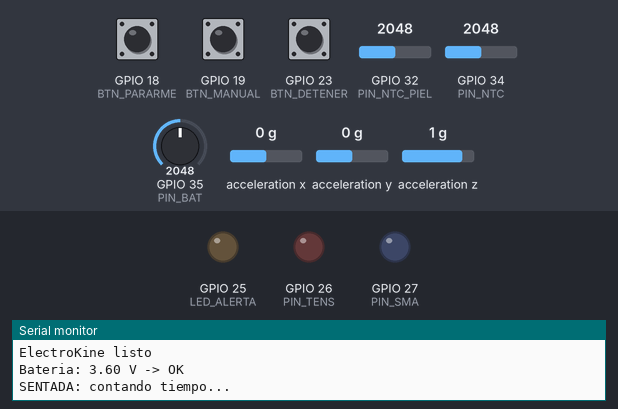
A sketch run on a simulated ESP32. Parts: output pins drawn as LEDs (lit = HIGH), the last lines printed to the serial monitor. Wiring (from diagram.json): MPU-6050 motion sensor at I2C address 0x68. Dashed ring = blinking. The inputs (shaded band) are chosen by the test bench; at power-on: GPIO 18 (BTN_PARARME) HIGH, GPIO 19 (BTN_MANUAL) HIGH, GPIO 23 (BTN_DETENER) HIGH, GPIO 32 (PIN_NTC_PIEL) = 2048, GPIO 34 (PIN_NTC) = 2048, GPIO 35 (PIN_BAT) = 2048, acceleration x 0 g, acceleration y 0 g, acceleration z 1 g.

Above: at 1.2 s.
1.3 s: GPIO 18 (BTN_PARARME) pulled LOW for 3.2 s
At 2.5 s:
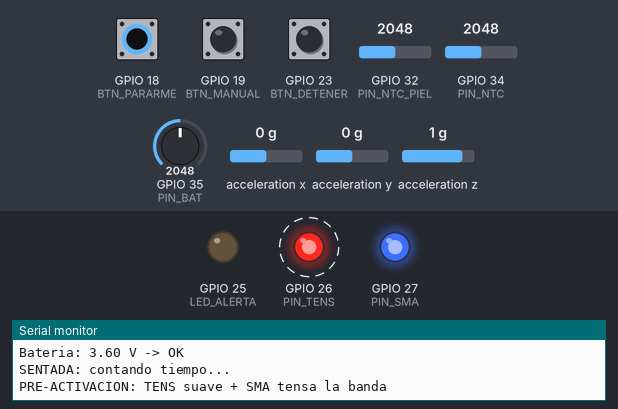
6.9 s: GPIO 19 (BTN_MANUAL) pulled LOW for 0.15 s
At 7.7 s:
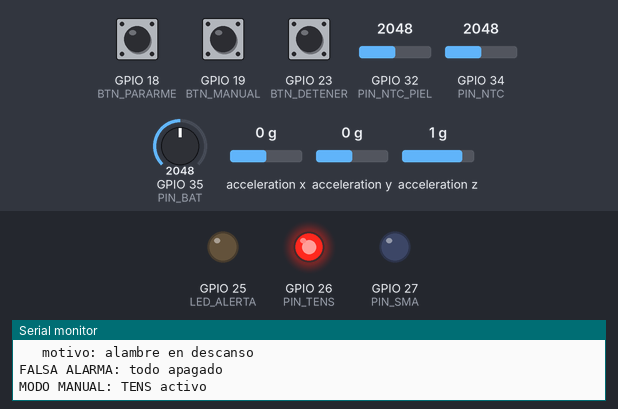
11.7 s: GPIO 23 (BTN_DETENER) pulled LOW for 0.15 s
At 12.7 s:
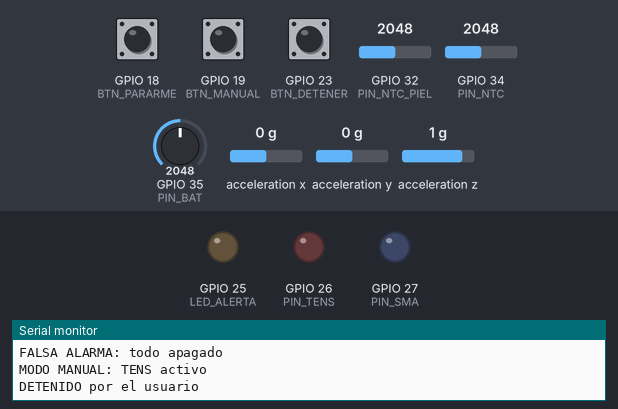
Timing chart, 0 to 14.7 s (numbered marks = the images above; inputs shaded):
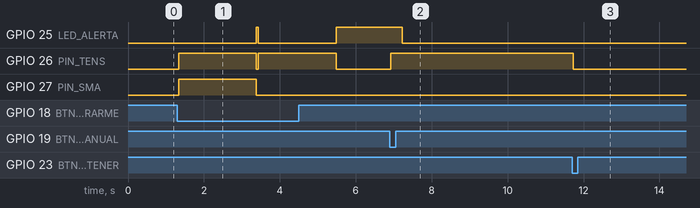

Measured:
- after the input at 1.3 s, GPIO 25 (LED_ALERTA): LOW → HIGH after 2.1 s, → LOW 0.05 s later, → HIGH 2.0 s later; GPIO 26 (PIN_TENS): alternates HIGH for 2.1 s and LOW for 0.05 s, starting at once; GPIO 27 (PIN_SMA): LOW → HIGH at once, → LOW 2.1 s later
- after the input at 6.9 s, GPIO 25 (LED_ALERTA): HIGH → LOW after 0.32 s; GPIO 26 (PIN_TENS): LOW → HIGH at once
- after the input at 11.7 s, GPIO 26 (PIN_TENS): HIGH → LOW at once

The sketch:

sketch.ino
```cpp
#include <Wire.h>

// ---------- Pines ----------
const int MPU = 0x68;
const int PIN_NTC = 34;        // temperatura del alambre SMA
const int PIN_NTC_PIEL = 32;   // temperatura del lado de la piel
const int PIN_BAT = 35;        // voltaje de la bateria
const int BTN_PARARME = 18;
const int BTN_MANUAL = 19;
const int BTN_DETENER = 23;
const int PIN_TENS = 26;       // LED rojo
const int PIN_SMA = 27;        // LED azul
const int LED_ALERTA = 25;

// ---------- Parametros de uso ----------
const unsigned long T_ALERTA = 10000;
const float ANG_SENTADA = 20;
const float UMBRAL_PREP = 8;
const float ANG_DE_PIE = 60;
const unsigned long T_CONFIRMAR = 2000;
const unsigned long T_ACOMPANA = 8000;
const int MAX_ACT_DIA = 20;

// ---------- Limites de seguridad ----------
const unsigned long T_MAX_SMA = 4000;     // SMA nunca mas de 4 s seguidos
const unsigned long T_DESCANSO = 30000;   // descanso entre usos del SMA
const unsigned long T_MAX_TENS = 15000;   // TENS maximo por activacion
const float TEMP_MAX_SMA = 90;            // alambre: sobre esto se corta
const float TEMP_MAX_PIEL = 40;           // piel: sobre esto se bloquea el SMA
const float TEMP_OK_PIEL = 37;            // piel: bajo esto se desbloquea
const float BAT_BAJA = 3.5;               // bajo esto: sin SMA, solo TENS
const float BAT_CRITICA = 3.3;            // bajo esto: todo apagado

// ---------- Calibracion (se ajusta en la prueba de mesa) ----------
const float AJUSTE_ALAMBRE = 0;   // grados a sumar o restar al sensor del alambre
const float AJUSTE_PIEL = 0;      // grados a sumar o restar al sensor de piel
const float BETA = 3950;

enum Estado { DE_PIE, SENTADA, ALERTA, PREACTIVACION, ACOMPANA, MANUAL };
Estado estado = DE_PIE;

unsigned long tEstado = 0;
unsigned long tSmaOn = 0;
unsigned long tSmaOff = 0;
unsigned long tTensOn = 0;
bool smaOn = false;
bool tensOn = false;
bool pielCaliente = false;
float angBase = 0;
int activaciones = 0;
int nivelBat = -1;   // 0 = OK, 1 = baja, 2 = critica

int16_t leer16() {
  int hi = Wire.read();
  int lo = Wire.read();
  return (int16_t)((hi << 8) | lo);
}

float leerAngulo() {
  Wire.beginTransmission(MPU);
  Wire.write(0x3B);
  Wire.endTransmission(false);
  Wire.requestFrom(MPU, 6);
  float ax = leer16();
  float ay = leer16();
  float az = leer16();
  return atan2(sqrt(ax * ax + ay * ay), az) * 180.0 / PI;
}

float leerTemp(int pin, float ajuste) {
  int raw = analogRead(pin);
  if (raw <= 0 || raw >= 4095) return -99;   // sensor no conectado
  float t = 1 / (log(1 / (4095.0 / raw - 1)) / BETA + 1.0 / 298.15) - 273.15;
  return t + ajuste;
}

float leerBateria() {
  int raw = analogRead(PIN_BAT);
  // SIMULACION: la barrita va de 3,0 V (vacia) a 4,2 V (llena)
  // VIDA REAL:  return raw / 4095.0 * 3.3 * 2;   (divisor con 2 resistencias de 100k)
  return 3.0 + raw / 4095.0 * 1.2;
}

bool apretado(int pin) {
  return digitalRead(pin) == LOW;
}

void tens(bool on) {
  if (on && !tensOn) tTensOn = millis();
  tensOn = on;
  digitalWrite(PIN_TENS, on);
}

void sma(bool on) {
  if (on && !smaOn) tSmaOn = millis();
  if (!on && smaOn) tSmaOff = millis();   // empieza el descanso
  smaOn = on;
  digitalWrite(PIN_SMA, on);
}

void cambiar(Estado e, const char* texto) {
  estado = e;
  tEstado = millis();
  Serial.println(texto);
}

// Devuelve por que NO se puede usar el SMA ahora ("" = si se puede)
const char* motivoSinSma(float tempAlambre) {
  if (nivelBat != 0) return "bateria baja";
  if (pielCaliente) return "piel caliente";
  if (tempAlambre > TEMP_MAX_SMA) return "alambre caliente";
  if (tSmaOff > 0 && millis() - tSmaOff < T_DESCANSO) return "alambre en descanso";
  return "";
}

void activar(float tempAlambre) {
  if (nivelBat == 2) {
    Serial.println("Sin bateria: no se activa");
    delay(300);
    return;
  }
  if (activaciones >= MAX_ACT_DIA) {
    Serial.println("Limite diario alcanzado");
    delay(300);
    return;
  }
  tens(true);
  activaciones++;
  const char* motivo = motivoSinSma(tempAlambre);
  if (motivo[0] == '\0') {
    sma(true);
    cambiar(PREACTIVACION, "PRE-ACTIVACION: TENS suave + SMA tensa la banda");
  } else {
    cambiar(PREACTIVACION, "PRE-ACTIVACION: solo TENS");
    Serial.print("   motivo: ");
    Serial.println(motivo);
  }
}

void revisarBateria(float ang) {
  float v = leerBateria();
  int nivel = 0;
  if (v < BAT_CRITICA) nivel = 2;
  else if (v < BAT_BAJA) nivel = 1;
  if (nivel == nivelBat) return;

  nivelBat = nivel;
  Serial.print("Bateria: ");
  Serial.print(v, 2);
  if (nivel == 0) Serial.println(" V -> OK");
  if (nivel == 1) Serial.println(" V -> BAJA: SMA desactivado, solo TENS");
  if (nivel == 2) Serial.println(" V -> CRITICA: todo apagado, cargar la rodillera");

  if (nivel >= 1) sma(false);
  if (nivel == 2 && tensOn) {
    tens(false);
    if (ang < ANG_SENTADA) cambiar(SENTADA, "Apagado por bateria");
    else cambiar(DE_PIE, "Apagado por bateria");
  }
}

void revisarPiel(float tPiel) {
  if (!pielCaliente && tPiel > TEMP_MAX_PIEL) {
    pielCaliente = true;
    sma(false);
    Serial.print("Seguridad: piel a ");
    Serial.print(tPiel, 1);
    Serial.println(" C -> SMA bloqueado");
  }
  if (pielCaliente && tPiel > -50 && tPiel < TEMP_OK_PIEL) {
    pielCaliente = false;
    Serial.print("Piel OK (");
    Serial.print(tPiel, 1);
    Serial.println(" C) -> SMA disponible");
  }
}

void setup() {
  Serial.begin(115200);
  Wire.begin(21, 22);
  Wire.beginTransmission(MPU);
  Wire.write(0x6B);
  Wire.write(0);
  Wire.endTransmission();

  pinMode(BTN_PARARME, INPUT_PULLUP);
  pinMode(BTN_MANUAL, INPUT_PULLUP);
  pinMode(BTN_DETENER, INPUT_PULLUP);
  pinMode(PIN_TENS, OUTPUT);
  pinMode(PIN_SMA, OUTPUT);
  pinMode(LED_ALERTA, OUTPUT);

  Serial.println("ElectroKine listo");
}

void loop() {
  unsigned long ahora = millis();
  float ang = leerAngulo();
  float temp = leerTemp(PIN_NTC, AJUSTE_ALAMBRE);
  float tPiel = leerTemp(PIN_NTC_PIEL, AJUSTE_PIEL);
  revisarBateria(ang);
  revisarPiel(tPiel);

  // Seguridad del SMA: temperatura del alambre y tiempo maximo
  if (smaOn && (temp > TEMP_MAX_SMA || ahora - tSmaOn > T_MAX_SMA)) {
    sma(false);
    Serial.println("Seguridad: SMA apagado");
  }

  // Seguridad del TENS: tiempo maximo
  if (tensOn && ahora - tTensOn > T_MAX_TENS) {
    tens(false);
    Serial.println("Seguridad: TENS apagado (tiempo maximo)");
  }

  // Boton DETENER
  if (apretado(BTN_DETENER)) {
    tens(false);
    sma(false);
    if (ang < ANG_SENTADA) cambiar(SENTADA, "DETENIDO por el usuario");
    else cambiar(DE_PIE, "DETENIDO por el usuario");
    delay(300);
    return;
  }

  // Boton MANUAL
  if (apretado(BTN_MANUAL) && (estado == DE_PIE || estado == SENTADA || estado == ALERTA)) {
    if (nivelBat == 2) {
      Serial.println("Sin bateria: no se activa");
    } else if (activaciones < MAX_ACT_DIA) {
      tens(true);
      activaciones++;
      cambiar(MANUAL, "MODO MANUAL: TENS activo");
    }
    delay(300);
  }

  switch (estado) {
    case DE_PIE:
      if (ang < ANG_SENTADA) cambiar(SENTADA, "SENTADA: contando tiempo...");
      break;

    case SENTADA:
      if (apretado(BTN_PARARME)) activar(temp);
      else if (ang >= ANG_DE_PIE) cambiar(DE_PIE, "Se paro antes de la alerta");
      else if (ahora - tEstado > T_ALERTA) {
        angBase = ang;
        cambiar(ALERTA, "ALERTA: mucho rato sentada");
      }
      break;

    case ALERTA:
      if (apretado(BTN_PARARME) || ang - angBase > UMBRAL_PREP) activar(temp);
      else if (ang < angBase) angBase = ang;
      break;

    case PREACTIVACION:
      if (ang >= ANG_DE_PIE) {
        cambiar(ACOMPANA, "CONFIRMADO: se paro. TENS acompana los primeros pasos");
      } else if (ahora - tEstado > T_CONFIRMAR) {
        tens(false);
        sma(false);
        angBase = ang;
        cambiar(ALERTA, "FALSA ALARMA: todo apagado");
      }
      break;

    case ACOMPANA:
      if (smaOn && ahora - tEstado > 1000) sma(false);
      if (ahora - tEstado > T_ACOMPANA) {
        tens(false);
        cambiar(DE_PIE, "MARCHA ESTABLE: TENS apagado");
      }
      break;

    case MANUAL:
      if (!tensOn) {
        if (ang < ANG_SENTADA) cambiar(SENTADA, "Fin del modo manual");
        else cambiar(DE_PIE, "Fin del modo manual");
      }
      break;
  }

  digitalWrite(LED_ALERTA, estado == ALERTA);
  delay(50);
}
```
